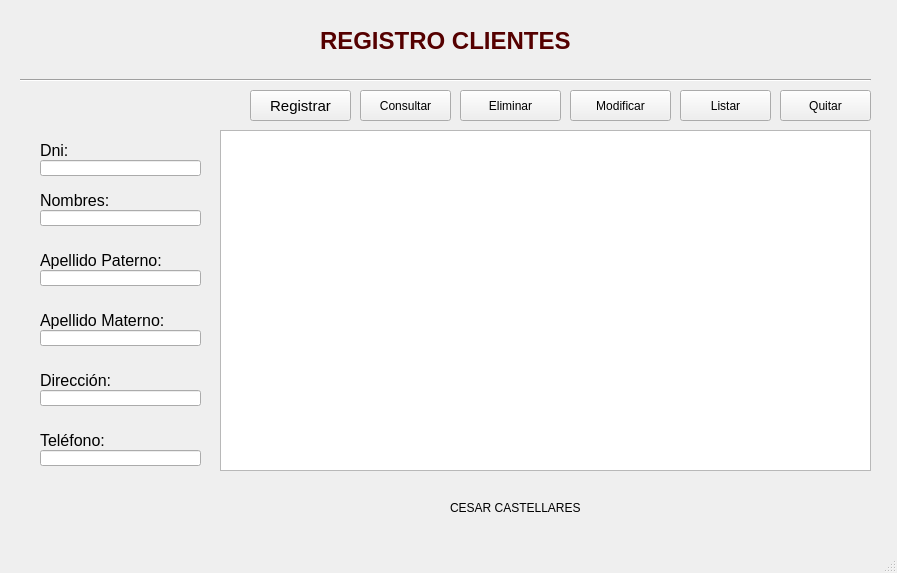
<?xml version="1.0" encoding="UTF-8"?>
<ui version="4.0">
 <class>MainWindow</class>
 <widget class="QMainWindow" name="MainWindow">
  <property name="geometry">
   <rect>
    <x>0</x>
    <y>0</y>
    <width>897</width>
    <height>573</height>
   </rect>
  </property>
  <property name="windowTitle">
   <string>MainWindow</string>
  </property>
  <widget class="QWidget" name="centralwidget">
   <widget class="QPushButton" name="btnListar">
    <property name="geometry">
     <rect>
      <x>680</x>
      <y>90</y>
      <width>91</width>
      <height>31</height>
     </rect>
    </property>
    <property name="styleSheet">
     <string notr="true">font: 75 11pt &quot;MS Shell Dlg 2&quot;;</string>
    </property>
    <property name="text">
     <string>Listar</string>
    </property>
   </widget>
   <widget class="QPushButton" name="btnEliminar">
    <property name="geometry">
     <rect>
      <x>460</x>
      <y>90</y>
      <width>101</width>
      <height>31</height>
     </rect>
    </property>
    <property name="styleSheet">
     <string notr="true">font: 75 11pt &quot;MS Shell Dlg 2&quot;;</string>
    </property>
    <property name="text">
     <string>Eliminar</string>
    </property>
   </widget>
   <widget class="QPushButton" name="btnModificar">
    <property name="geometry">
     <rect>
      <x>570</x>
      <y>90</y>
      <width>101</width>
      <height>31</height>
     </rect>
    </property>
    <property name="styleSheet">
     <string notr="true">font: 75 11pt &quot;MS Shell Dlg 2&quot;;</string>
    </property>
    <property name="text">
     <string>Modificar</string>
    </property>
   </widget>
   <widget class="QPushButton" name="btnRegistrar">
    <property name="geometry">
     <rect>
      <x>250</x>
      <y>90</y>
      <width>101</width>
      <height>31</height>
     </rect>
    </property>
    <property name="font">
     <font>
      <family>MS Shell Dlg 2</family>
      <pointsize>11</pointsize>
      <weight>9</weight>
      <italic>false</italic>
      <bold>false</bold>
     </font>
    </property>
    <property name="styleSheet">
     <string notr="true">font: 75 11pt &quot;MS Shell Dlg 2&quot;;</string>
    </property>
    <property name="text">
     <string>Registrar</string>
    </property>
   </widget>
   <widget class="QPushButton" name="btnQuitar">
    <property name="geometry">
     <rect>
      <x>780</x>
      <y>90</y>
      <width>91</width>
      <height>31</height>
     </rect>
    </property>
    <property name="styleSheet">
     <string notr="true">font: 75 11pt &quot;MS Shell Dlg 2&quot;;</string>
    </property>
    <property name="text">
     <string>Quitar</string>
    </property>
   </widget>
   <widget class="QPushButton" name="btnConsultar">
    <property name="geometry">
     <rect>
      <x>360</x>
      <y>90</y>
      <width>91</width>
      <height>31</height>
     </rect>
    </property>
    <property name="styleSheet">
     <string notr="true">font: 75 11pt &quot;MS Shell Dlg 2&quot;;</string>
    </property>
    <property name="text">
     <string>Consultar</string>
    </property>
   </widget>
   <widget class="Line" name="line">
    <property name="geometry">
     <rect>
      <x>20</x>
      <y>70</y>
      <width>851</width>
      <height>20</height>
     </rect>
    </property>
    <property name="orientation">
     <enum>Qt::Horizontal</enum>
    </property>
   </widget>
   <widget class="QLineEdit" name="txtApellidoMaterno">
    <property name="geometry">
     <rect>
      <x>40</x>
      <y>330</y>
      <width>161</width>
      <height>16</height>
     </rect>
    </property>
   </widget>
   <widget class="QLineEdit" name="txtTelefono">
    <property name="geometry">
     <rect>
      <x>40</x>
      <y>450</y>
      <width>161</width>
      <height>16</height>
     </rect>
    </property>
   </widget>
   <widget class="QLineEdit" name="txtApellidoPaterno">
    <property name="geometry">
     <rect>
      <x>40</x>
      <y>270</y>
      <width>161</width>
      <height>16</height>
     </rect>
    </property>
   </widget>
   <widget class="QLineEdit" name="txtDni">
    <property name="geometry">
     <rect>
      <x>40</x>
      <y>160</y>
      <width>161</width>
      <height>16</height>
     </rect>
    </property>
   </widget>
   <widget class="QLineEdit" name="txtDireccion">
    <property name="geometry">
     <rect>
      <x>40</x>
      <y>390</y>
      <width>161</width>
      <height>16</height>
     </rect>
    </property>
   </widget>
   <widget class="QLineEdit" name="txtNombres">
    <property name="geometry">
     <rect>
      <x>40</x>
      <y>210</y>
      <width>161</width>
      <height>16</height>
     </rect>
    </property>
   </widget>
   <widget class="QTableWidget" name="tblClientes">
    <property name="geometry">
     <rect>
      <x>220</x>
      <y>130</y>
      <width>651</width>
      <height>341</height>
     </rect>
    </property>
   </widget>
   <widget class="QLabel" name="label">
    <property name="geometry">
     <rect>
      <x>320</x>
      <y>20</y>
      <width>261</width>
      <height>41</height>
     </rect>
    </property>
    <property name="font">
     <font>
      <family>Arial</family>
      <pointsize>18</pointsize>
      <weight>75</weight>
      <bold>true</bold>
     </font>
    </property>
    <property name="styleSheet">
     <string notr="true">color: rgb(85, 0, 0);</string>
    </property>
    <property name="text">
     <string>REGISTRO CLIENTES</string>
    </property>
   </widget>
   <widget class="QLabel" name="label_9">
    <property name="geometry">
     <rect>
      <x>40</x>
      <y>140</y>
      <width>47</width>
      <height>21</height>
     </rect>
    </property>
    <property name="font">
     <font>
      <family>Arial</family>
      <pointsize>12</pointsize>
      <weight>50</weight>
      <bold>false</bold>
     </font>
    </property>
    <property name="text">
     <string>Dni:</string>
    </property>
   </widget>
   <widget class="QLabel" name="label_11">
    <property name="geometry">
     <rect>
      <x>40</x>
      <y>190</y>
      <width>71</width>
      <height>21</height>
     </rect>
    </property>
    <property name="font">
     <font>
      <family>Arial</family>
      <pointsize>12</pointsize>
      <weight>50</weight>
      <bold>false</bold>
     </font>
    </property>
    <property name="text">
     <string>Nombres:</string>
    </property>
   </widget>
   <widget class="QLabel" name="label_12">
    <property name="geometry">
     <rect>
      <x>40</x>
      <y>250</y>
      <width>121</width>
      <height>21</height>
     </rect>
    </property>
    <property name="font">
     <font>
      <family>Arial</family>
      <pointsize>12</pointsize>
      <weight>50</weight>
      <bold>false</bold>
     </font>
    </property>
    <property name="text">
     <string>Apellido Paterno:</string>
    </property>
   </widget>
   <widget class="QLabel" name="label_13">
    <property name="geometry">
     <rect>
      <x>40</x>
      <y>310</y>
      <width>131</width>
      <height>21</height>
     </rect>
    </property>
    <property name="font">
     <font>
      <family>Arial</family>
      <pointsize>12</pointsize>
      <weight>50</weight>
      <bold>false</bold>
     </font>
    </property>
    <property name="text">
     <string>Apellido Materno:</string>
    </property>
   </widget>
   <widget class="QLabel" name="label_14">
    <property name="geometry">
     <rect>
      <x>40</x>
      <y>430</y>
      <width>71</width>
      <height>21</height>
     </rect>
    </property>
    <property name="font">
     <font>
      <family>Arial</family>
      <pointsize>12</pointsize>
      <weight>50</weight>
      <bold>false</bold>
     </font>
    </property>
    <property name="text">
     <string>Teléfono:</string>
    </property>
   </widget>
   <widget class="QLabel" name="label_15">
    <property name="geometry">
     <rect>
      <x>40</x>
      <y>370</y>
      <width>81</width>
      <height>21</height>
     </rect>
    </property>
    <property name="font">
     <font>
      <family>Arial</family>
      <pointsize>12</pointsize>
      <weight>50</weight>
      <bold>false</bold>
     </font>
    </property>
    <property name="text">
     <string>Dirección:</string>
    </property>
   </widget>
   <widget class="QLabel" name="label_2">
    <property name="geometry">
     <rect>
      <x>450</x>
      <y>500</y>
      <width>191</width>
      <height>16</height>
     </rect>
    </property>
    <property name="text">
     <string>CESAR CASTELLARES</string>
    </property>
   </widget>
  </widget>
  <widget class="QStatusBar" name="statusbar"/>
 </widget>
 <resources/>
 <connections/>
</ui>
